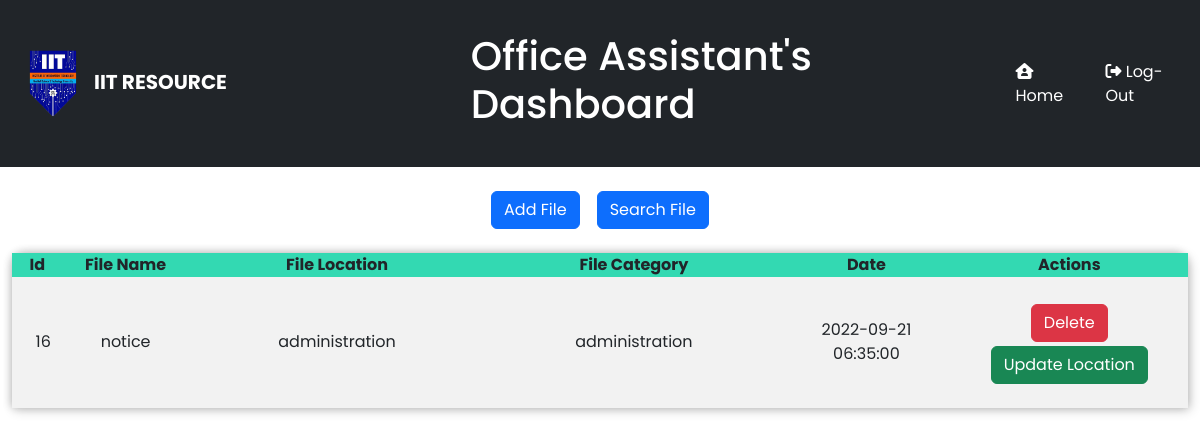
/ManageFiles.php, run on the app's committed database.
### tables this page shows
CREATE TABLE `file` (
  `id` int(10) UNSIGNED NOT NULL,
  `FileName` varchar(255) DEFAULT NULL,
  `FileLocation` varchar(255) DEFAULT NULL,
  `FileCategory` varchar(20) NOT NULL,
  `Date` timestamp NOT NULL DEFAULT current_timestamp() ON UPDATE current_timestamp()
);

### ManageFiles.php (the view, shortened to what this page needs)
<!DOCTYPE html>
<html lang="en">
<head>
<link href="https://cdn.jsdelivr.net/npm/bootstrap@5.2.0/dist/css/bootstrap.min.css" rel="stylesheet">
<link rel="stylesheet" href="ManageFiles.css">
</head>
<body>
 <nav class="navbar navbar-expand-lg bg-dark">
    <div class="container-fluid">
      <a class="navbar-brand" href="OfficeAssistantPage.php"><img src="./img/logo.png" width="50px" alt="logo"><span class="navbar-brand mr-2">IIT RESOURCE</span></a>
      <h1>Office Assistant's Dashboard</h1>
      <div class="collapse navbar-collapse" id="navbarNav">
        <ul class="navbar-nav ms-auto">
          <li class="nav-item">
            <a class="nav-link" aria-current="page" href="OfficeAssistantPage.php" style="margin-right: 15px;"><i class="fa-solid fa-house-user"></i> Home</a>
          </li>
          <li class="nav-item">
            <a class="nav-link" href="logout.php"><i class="fa-solid fa-right-from-bracket"></i> Log-Out</a>
          </li>
        </ul>
      </div>
    </div>
  </nav>
<div class="buttons text-center">
    <button type="button" class="btn btn-primary" data-bs-toggle="modal" data-bs-target="#exampleModal">Add File</button>&nbsp; &nbsp;
    <button type="button" class="btn btn-primary" data-bs-toggle="modal" data-bs-target="#exampleModal2">Search File</button>
</div>
<br>
  <?php
     include('DatabaseConnection.php');
    $sql= "select * from file";
    $fetchfile= mysqli_query($conn,$sql);
    if(mysqli_num_rows($fetchfile) > 0)
    {
  ?>
  <table>
    <tr>
      <th>Id</th>
      <th>File Name</th>
      <th>File Location</th>
      <th>File Category</th>
      <th>Date</th>
      <th>Actions</th>
    </tr>
  <?php
      while($row= mysqli_fetch_assoc($fetchfile))
      {
        $id=$row['id'];
        $FileName=$row['FileName'];
        $FileLocation=$row['FileLocation'];
        $FileCategory=$row['FileCategory'];
        $Date=$row['Date'];
  ?>
                <tr>
                    <td><?php echo $id; ?></td>
                    <td><?php echo $FileName; ?> </td>
                    <td><?php echo $FileLocation; ?></td>
                    <td><?php echo $FileCategory; ?></td>
                    <td><?php echo $Date; ?></td>
                    <td>
                      <button type="button" class="btn btn-danger deletebtn">Delete</button>
                      <button type="button" class="btn btn-success updatebtn"> Update Location</button>
                    </td>
                </tr>
  <?php
      }
    }
    else
    {
      echo '<script>alert("No file info to show.!");
      </script>';
    }
  ?>
    </table>
</body>
</html>

### ManageFiles.css (style rules this page uses)
* { font-family: 'Poppins', sans-serif; }
* { margin: 0; padding: 0; }
h1 { margin-left: 16%; padding: 2%; color: #ffff; }
body { margin: 0px; padding: 0px; display: flex; flex-direction: column; height: 100vh; }
.btn { margin-top: 2%; }
table { border-collapse: collapse; margin-left: 1%; text-align: center; border-radius: 12px 12px 0 0; width: 98%; box-shadow: 2px 2px 12px rgba(0, 0, 0, 0.2), -1px -1px 8px rgba(0, 0, 0, 0.2); }
tr { transition: all .2s ease-in; cursor: pointer; }
th { background: #33d9b2; }
td { width: 20px; text-align: center; padding: 2%; }
tr:nth-child(even) { background-color: #f2f2f2; }
.navbar-brand { font-weight: bold; color: #ffffff; margin-left: 1rem; }
.nav-link { color: #ffffff; }
span { pointer-events: none; }

### data on the page
file: id "16", FileName "notice", FileLocation "administration", FileCategory "administration", Date "2022-09-21 06:35:00"
